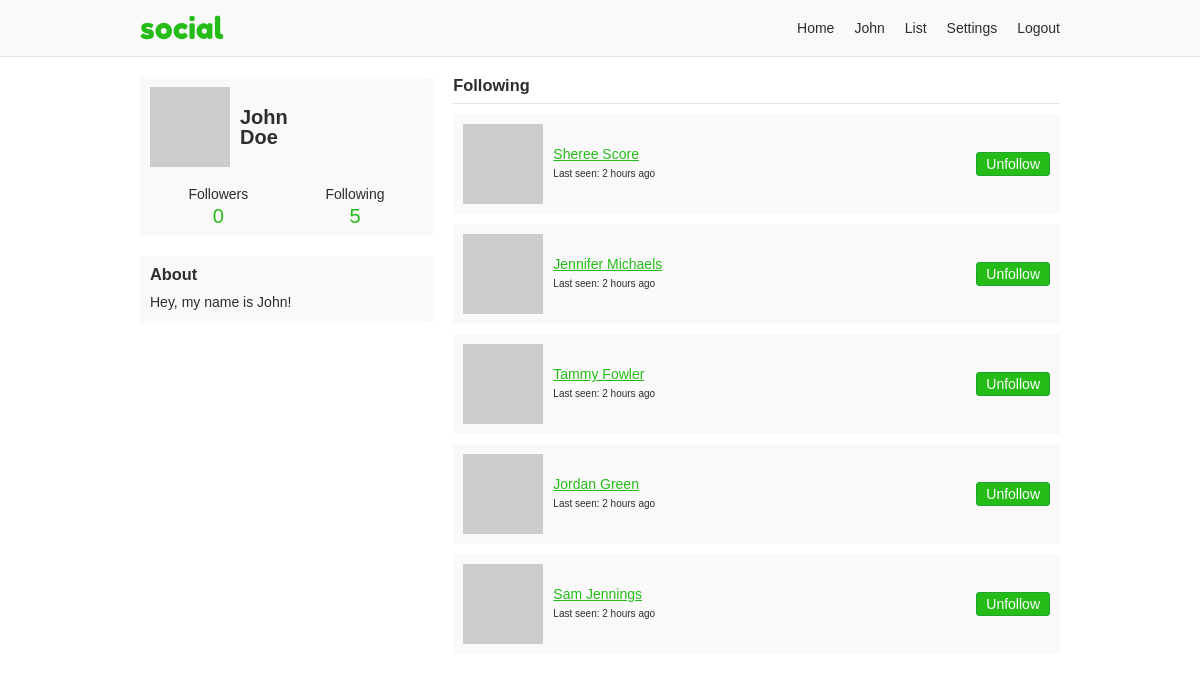
The page /8853346b90fec71a40686e25459e8d3a/following (signed in) on the database its author committed.
### app/users/models/user.py (models this page shows, shortened)
class User(UserMixin, db.Model, BaseModel):
    username = db.Column(db.String(35), nullable=False, unique=True)
    email = db.Column(db.String(255), nullable=False, unique=True)
    password = db.Column(db.String(128), nullable=False)
    first_name = db.Column(db.String(35), nullable=False)
    last_name = db.Column(db.String(35), nullable=False)
    about_me = db.Column(db.Text)
    last_seen = db.Column(db.DateTime, default=datetime.utcnow)
    posts_per_page = db.Column(db.Integer, default=10, nullable=False)
    full_name = column_property(first_name + " " + last_name)
    followed = db.relationship(
        'User',
        secondary=followers,
        primaryjoin='followers.c.follower_id == User.id',
        secondaryjoin='followers.c.followed_id == User.id',
        backref=db.backref('followers', lazy='dynamic'),
        lazy='dynamic')
    post_author = db.relationship(
        'Post',
        foreign_keys='Post.author_id',
        backref='author', lazy='dynamic')
    post_recipient = db.relationship(
        'Post',
        foreign_keys='Post.recipient_id',
        backref='recipient', lazy='dynamic')
    def is_following(self, user):
        return self.followed.filter(
            followers.c.followed_id == user.id).count() > 0
    @property
    def get_followers(self):
        return self.followers.filter_by(active=True)
    @property
    def get_followed(self):
        return self.followed.filter_by(active=True)
    def avatar(self, size):
        digest = md5(self.email.lower().encode('utf-8')).hexdigest()
        return 'https://www.gravatar.com/avatar/{}?d=monsterid&s={}'.format(
            digest, size)

### app/users/views.py (the view)
@users.route('/<username>/following', methods=['GET', 'POST'])
@login_required
def following(username):
    user = User.query.filter_by(username=username, active=True).first_or_404()
    page = request.args.get('page', 1, type=int)
    following = user.get_followed.paginate(
        page, current_user.posts_per_page, False)
    return render_template('users/following.html', user=user,
                           following=following)

### app/models.py (called while the page is built)
    def commit(self):
        try:
            db.session.add(self)
            db.session.commit()
            return self
        except Exception as E:
            db.session.rollback()
            raise E

### app/users/models/user.py (called while the page is built)
@login.user_loader
def load_user(id):
    return User.query.get(int(id))

### app/users/views.py (called while the page is built)
@users.before_request
def before_request():
    if current_user.is_authenticated:
        current_user.last_seen = datetime.utcnow()
        current_user.commit()

### app/templates/users/following.html (shortened to what this page needs)
{% extends "/base.html" %}
{% block content %}
<div class="grid-container">
  {% include "/users/_profile-info.html" %}
  <div class="profile-content">
    <h3 class="page-sub-title">Following</h3>
    {% if following.pages > 1 %}
     {% from "/_macros.html" import render_pagination %}
    {% endif %}
    {% if following.items %}
    <ul class="follow-list">
      {% for follower in following.items %}
      {% include "/users/_follow-item.html" %}
      {% endfor %}
    </ul>
    {% endif %}
    {% if following.pages > 1 %}
     {% from "/_macros.html" import render_pagination %}
    {% endif %}
  </div>
</div>
{% endblock %}

### app/templates/base.html (shortened to what this page needs)
<!doctype html>
<html lang="en">
<head>
  <link rel="stylesheet" href="{{ url_for('static', filename='css/layout.css') }}">
</head>
<body>
<div class="header-container">
  <header class="site-header responsive-container">
    <h1 class="branding"><a href="{{ url_for('static_views.index') }}">{{ APP_NAME }}</a></h1>
    {% if current_user.is_authenticated %}
    <ul class="primary-nav">
      <li><a href="{{ url_for('users.home') }}">Home</a></li>
      <li><a href="{{ url_for('users.profile', username=current_user.username) }}">{{ current_user.first_name }}</a></li>
      <li><a href="{{ url_for('users.list') }}">List</a></li>
      <li><a href="{{ url_for('users.settings_account') }}">Settings</a></li>
      <li><a href="{{ url_for('static_views.logout') }}">Logout</a></li>
    </ul>
    {% endif %}
  </header>
</div>
<div class="responsive-container">
{% block content %}
{% endblock %}
</div>
</body>
</html>

### app/templates/users/_profile-info.html (shortened to what this page needs)
<div class="profile-aside">
  <div class="profile-info-container">
    <a class="profile-info" href="{{ url_for('users.profile', username=user.username) }}">
      <img src="{{ user.avatar(60) }}">
      <h2>{{ user.first_name }}<br>{{ user.last_name }}</h1>
    </a>
    <div class="user-numbers user-numbers-profile">
      <a href="{{ url_for('users.followers', username=user.username) }}">
        Followers <span>{{ user.get_followers.count() }}</span>
      </a>
      <a href="{{ url_for('users.following', username=user.username) }}">
        Following <span>{{ user.get_followed.count() }}</span>
      </a>
    </div>
  </div>
  {% if user.about_me %}
  <div class="about-container">
    <h3>About</h3>
    <p>{{ user.about_me }}</p>
  </div>
  {% endif %}
</div>

### app/templates/users/_follow-item.html
<li>
  <img src="{{ follower.avatar(40) }}">
  <div class="follow-info">
    <a href="{{ url_for('users.profile', username=follower.username) }}">
      {{ follower.full_name }}
    </a>
    <p class="last-seen">
      Last seen: {{ moment(user.last_seen).fromNow() }}
    </p>
  </div>
  {% if current_user != follower %}
    {% if current_user.is_following(follower) %}
    <a class="button" href="{{ url_for('users.user_action', username=follower.username, action='unfollow') }}">
      Unfollow
    </a>
    {% else %}
    <a class="button" href="{{ url_for('users.user_action', username=follower.username, action='follow') }}">
      Follow
    </a>
    {% endif %}
  {% endif %}
</li>

### app/static/css/layout.css (style rules this page uses)
:root { --green: #26bc18; --dark-green: #21a42f; --light-gray: #f9f9f9; --dark-gray: #e3e3e3; --light-green: #e9ffe0; --green-border: #c9ffb2; --green-text: #335922; --text-color: #2d2d2d; --white: #fff; --red: #cc0000; }
*, *::before, *::after { box-sizing: border-box; }
html { font-family: sans-serif; font-size: 62.5%; }
article, aside, figcaption, figure, footer, header, hgroup, main, nav, section { display: block; }
body { margin: 0; color: var(--text-color); font-size: 1.4rem; line-height: 1; }
h1, h2, h3, h4, h5, h6 { margin: 0 0 10px 0; }
p, ol, ul, dl { margin: 0 0 10px 0; padding: 0; }
p { line-height: 1.5; }
img { display: block; }
ol, ul { list-style: none; }
a, a:link { color: var(--green); ext-decoration: none; }
.page-sub-title { padding-bottom: 10px; border-bottom: 1px solid var(--dark-gray); }
.button, .button:link { display: block; padding: 4px 9px; text-align: center; background-color: var(--green); border: 1px solid var(--dark-green); border-radius: 3px; color: var(--white); text-decoration: none; }
.responsive-container { margin: 0 auto; max-width: 960px; padding: 0 20px; }
.grid-container { display: grid; grid-template-columns: repeat(12, [col-start] 1fr); grid-gap: 20px; }
.grid-container > .profile-aside, .grid-container > .profile-content, .grid-container > .settings-aside, .grid-container > .settings-content, .grid-container > .index-content, .grid-container > .index-registration { grid-column: col-start / -1; }
@media (min-width: 768px) { .grid-container > .profile-aside { grid-column: col-start / span 4; } }
@media (min-width: 768px) { .grid-container > .profile-content { grid-column: col-start 5 / span 8; } }
.header-container { margin-bottom: 20px; background-color: var(--light-gray); border-bottom: 1px solid var(--dark-gray); }
.header-container .site-header { align-items: center; display: flex; }
.branding { margin: 0; padding: 10px 0; }
.branding a { font: 30px "Fredoka One"; text-decoration: none; }
.primary-nav { display: flex; margin: 0 0 0 auto; }
.primary-nav li { padding: 0 10px; }
.primary-nav li:last-child { padding-right: 0; }
.primary-nav a { color: var(--text-color); text-decoration: none; }
.profile-info-container, .about-container, .last-seen-container, .recent-posts-container { padding: 10px; margin-bottom: 20px; background-color: var(--light-gray); border-radius: 3px; }
.about-container > p, .last-seen-container > p { margin-bottom: 0; }
.profile-info { align-items: center; display: flex; margin-bottom: 20px; overflow: hidden; }
.profile-info, .profile-info:link { color: var(--text-color); text-decoration: none; }
.profile-info > h2 { margin: 0 0 0 10px; font-size: 20px; }
.user-numbers { display: flex; text-align: center; }
.user-numbers > a { color: var(--text-color); text-decoration: none; }
.user-numbers-profile > a { width: 50%; }
.user-numbers > a span { display: block; margin-top: 5px; color: var(--green); font-size: 20px; }
.follow-list { margin-bottom: 0; }
.follow-list > li { align-items: center; display: flex; margin-bottom: 10px; padding: 10px; position: relative; background-color: var(--light-gray); }
.follow-list > li > a { margin: 0 auto 0; position: absolute; right: 10px; }
.follow-info { margin-left: 10px; }
.follow-info > a { display: block; margin-bottom: 5px; }
.follow-info .last-seen { margin-bottom: 0; font-size: 1rem; }

### rows shown on the page
User: first_name "John", last_name "Doe", about_me "Hey, my name is John!", last_seen "2 hours ago"
User: full_name "Sheree Score"
User: full_name "Jennifer Michaels"
User: full_name "Tammy Fowler"
User: full_name "Jordan Green"
User: full_name "Sam Jennings"

### other values the page prints
{{ APP_NAME }} "social"
{{ user.get_followers.count() }} "0"
{{ user.get_followed.count() }} "5"
